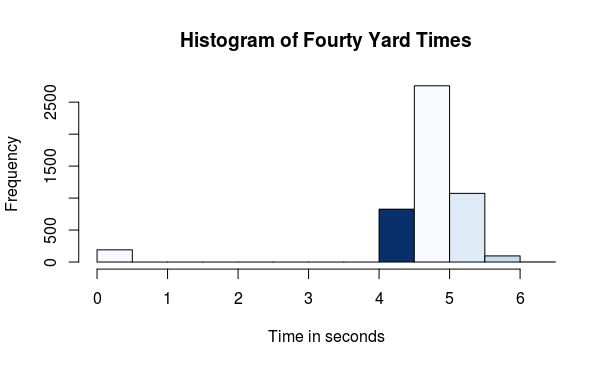

This figure's R source:

install.packages("RCurl")
library(RCurl)

#upload my csv file from github and name it y
y <-read.csv("https://raw.githubusercontent.com/himatisa/newData/master/data/combine.csv")

# create histogram with column 12, name title, ylabel xlabel and add colour
hist(y[,12],main="Histogram of Fourty Yard Times",xlab="Time in seconds",ylab="Frequency",col=blues9)
